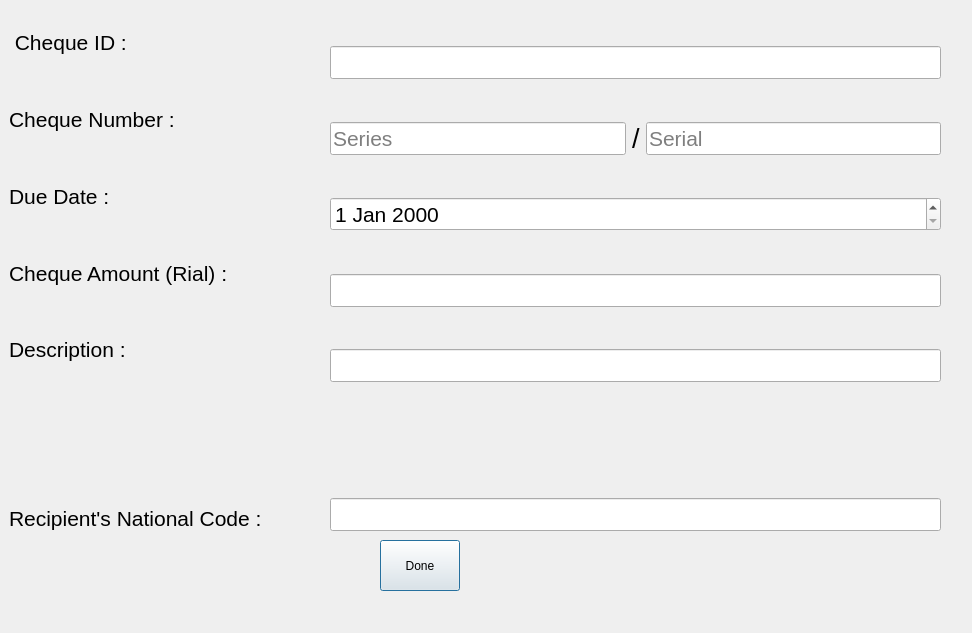
<?xml version="1.0" encoding="UTF-8"?>
<ui version="4.0">
 <class>Cheq</class>
 <widget class="QDialog" name="Cheq">
  <property name="geometry">
   <rect>
    <x>0</x>
    <y>0</y>
    <width>972</width>
    <height>633</height>
   </rect>
  </property>
  <property name="windowTitle">
   <string>Cheque</string>
  </property>
  <widget class="QWidget" name="verticalLayoutWidget">
   <property name="geometry">
    <rect>
     <x>330</x>
     <y>10</y>
     <width>611</width>
     <height>521</height>
    </rect>
   </property>
   <layout class="QVBoxLayout" name="verticalLayout">
    <item>
     <spacer name="verticalSpacer">
      <property name="orientation">
       <enum>Qt::Vertical</enum>
      </property>
      <property name="sizeHint" stdset="0">
       <size>
        <width>20</width>
        <height>40</height>
       </size>
      </property>
     </spacer>
    </item>
    <item>
     <widget class="QLineEdit" name="ChequeidLineEdit">
      <property name="font">
       <font>
        <pointsize>16</pointsize>
       </font>
      </property>
      <property name="inputMethodHints">
       <set>Qt::ImhDigitsOnly</set>
      </property>
     </widget>
    </item>
    <item>
     <spacer name="verticalSpacer_2">
      <property name="orientation">
       <enum>Qt::Vertical</enum>
      </property>
      <property name="sizeHint" stdset="0">
       <size>
        <width>20</width>
        <height>40</height>
       </size>
      </property>
     </spacer>
    </item>
    <item>
     <layout class="QHBoxLayout" name="horizontalLayout">
      <item>
       <widget class="QLineEdit" name="SeriesLineEdit">
        <property name="font">
         <font>
          <pointsize>16</pointsize>
         </font>
        </property>
        <property name="inputMethodHints">
         <set>Qt::ImhDigitsOnly</set>
        </property>
        <property name="placeholderText">
         <string>Series</string>
        </property>
       </widget>
      </item>
      <item>
       <widget class="QLabel" name="label">
        <property name="font">
         <font>
          <pointsize>20</pointsize>
         </font>
        </property>
        <property name="text">
         <string>/</string>
        </property>
       </widget>
      </item>
      <item>
       <widget class="QLineEdit" name="SerialLineEdit">
        <property name="font">
         <font>
          <pointsize>16</pointsize>
         </font>
        </property>
        <property name="inputMethodHints">
         <set>Qt::ImhDigitsOnly</set>
        </property>
        <property name="placeholderText">
         <string>Serial</string>
        </property>
       </widget>
      </item>
     </layout>
    </item>
    <item>
     <spacer name="verticalSpacer_3">
      <property name="orientation">
       <enum>Qt::Vertical</enum>
      </property>
      <property name="sizeHint" stdset="0">
       <size>
        <width>20</width>
        <height>40</height>
       </size>
      </property>
     </spacer>
    </item>
    <item>
     <widget class="QDateEdit" name="ChequeDueDate">
      <property name="font">
       <font>
        <pointsize>16</pointsize>
       </font>
      </property>
     </widget>
    </item>
    <item>
     <spacer name="verticalSpacer_4">
      <property name="orientation">
       <enum>Qt::Vertical</enum>
      </property>
      <property name="sizeHint" stdset="0">
       <size>
        <width>20</width>
        <height>40</height>
       </size>
      </property>
     </spacer>
    </item>
    <item>
     <widget class="QLineEdit" name="ChequeAmountLineEdit">
      <property name="font">
       <font>
        <pointsize>16</pointsize>
       </font>
      </property>
      <property name="inputMethodHints">
       <set>Qt::ImhDigitsOnly</set>
      </property>
     </widget>
    </item>
    <item>
     <spacer name="verticalSpacer_5">
      <property name="orientation">
       <enum>Qt::Vertical</enum>
      </property>
      <property name="sizeHint" stdset="0">
       <size>
        <width>20</width>
        <height>40</height>
       </size>
      </property>
     </spacer>
    </item>
    <item>
     <widget class="QLineEdit" name="ChequeDescriptionLineEdit">
      <property name="font">
       <font>
        <pointsize>16</pointsize>
       </font>
      </property>
     </widget>
    </item>
    <item>
     <spacer name="verticalSpacer_6">
      <property name="orientation">
       <enum>Qt::Vertical</enum>
      </property>
      <property name="sizeHint" stdset="0">
       <size>
        <width>20</width>
        <height>40</height>
       </size>
      </property>
     </spacer>
    </item>
    <item>
     <spacer name="verticalSpacer_8">
      <property name="orientation">
       <enum>Qt::Vertical</enum>
      </property>
      <property name="sizeHint" stdset="0">
       <size>
        <width>20</width>
        <height>40</height>
       </size>
      </property>
     </spacer>
    </item>
    <item>
     <spacer name="verticalSpacer_7">
      <property name="orientation">
       <enum>Qt::Vertical</enum>
      </property>
      <property name="sizeHint" stdset="0">
       <size>
        <width>20</width>
        <height>40</height>
       </size>
      </property>
     </spacer>
    </item>
    <item>
     <widget class="QLineEdit" name="lineEdit">
      <property name="font">
       <font>
        <pointsize>16</pointsize>
       </font>
      </property>
      <property name="inputMethodHints">
       <set>Qt::ImhDigitsOnly</set>
      </property>
     </widget>
    </item>
   </layout>
  </widget>
  <widget class="QLabel" name="label_2">
   <property name="geometry">
    <rect>
     <x>232</x>
     <y>9</y>
     <width>16</width>
     <height>28</height>
    </rect>
   </property>
   <property name="font">
    <font>
     <pointsize>16</pointsize>
    </font>
   </property>
   <property name="text">
    <string/>
   </property>
  </widget>
  <widget class="QWidget" name="verticalLayoutWidget_2">
   <property name="geometry">
    <rect>
     <x>9</x>
     <y>30</y>
     <width>320</width>
     <height>501</height>
    </rect>
   </property>
   <layout class="QVBoxLayout" name="verticalLayout_2">
    <item>
     <widget class="QLabel" name="label_3">
      <property name="font">
       <font>
        <pointsize>16</pointsize>
       </font>
      </property>
      <property name="text">
       <string> Cheque ID :</string>
      </property>
     </widget>
    </item>
    <item>
     <spacer name="verticalSpacer_10">
      <property name="orientation">
       <enum>Qt::Vertical</enum>
      </property>
      <property name="sizeHint" stdset="0">
       <size>
        <width>20</width>
        <height>40</height>
       </size>
      </property>
     </spacer>
    </item>
    <item>
     <widget class="QLabel" name="label_5">
      <property name="font">
       <font>
        <pointsize>16</pointsize>
       </font>
      </property>
      <property name="text">
       <string>Cheque Number :</string>
      </property>
     </widget>
    </item>
    <item>
     <spacer name="verticalSpacer_11">
      <property name="orientation">
       <enum>Qt::Vertical</enum>
      </property>
      <property name="sizeHint" stdset="0">
       <size>
        <width>20</width>
        <height>40</height>
       </size>
      </property>
     </spacer>
    </item>
    <item>
     <widget class="QLabel" name="label_4">
      <property name="font">
       <font>
        <pointsize>16</pointsize>
       </font>
      </property>
      <property name="text">
       <string>Due Date :</string>
      </property>
     </widget>
    </item>
    <item>
     <spacer name="verticalSpacer_12">
      <property name="orientation">
       <enum>Qt::Vertical</enum>
      </property>
      <property name="sizeHint" stdset="0">
       <size>
        <width>20</width>
        <height>40</height>
       </size>
      </property>
     </spacer>
    </item>
    <item>
     <widget class="QLabel" name="label_6">
      <property name="font">
       <font>
        <pointsize>16</pointsize>
       </font>
      </property>
      <property name="text">
       <string>Cheque Amount (Rial) :</string>
      </property>
     </widget>
    </item>
    <item>
     <spacer name="verticalSpacer_13">
      <property name="orientation">
       <enum>Qt::Vertical</enum>
      </property>
      <property name="sizeHint" stdset="0">
       <size>
        <width>20</width>
        <height>40</height>
       </size>
      </property>
     </spacer>
    </item>
    <item>
     <widget class="QLabel" name="label_7">
      <property name="font">
       <font>
        <pointsize>16</pointsize>
       </font>
      </property>
      <property name="text">
       <string>Description :</string>
      </property>
     </widget>
    </item>
    <item>
     <spacer name="verticalSpacer_9">
      <property name="orientation">
       <enum>Qt::Vertical</enum>
      </property>
      <property name="sizeHint" stdset="0">
       <size>
        <width>20</width>
        <height>40</height>
       </size>
      </property>
     </spacer>
    </item>
    <item>
     <spacer name="verticalSpacer_14">
      <property name="orientation">
       <enum>Qt::Vertical</enum>
      </property>
      <property name="sizeHint" stdset="0">
       <size>
        <width>20</width>
        <height>40</height>
       </size>
      </property>
     </spacer>
    </item>
    <item>
     <spacer name="verticalSpacer_15">
      <property name="orientation">
       <enum>Qt::Vertical</enum>
      </property>
      <property name="sizeHint" stdset="0">
       <size>
        <width>20</width>
        <height>40</height>
       </size>
      </property>
     </spacer>
    </item>
    <item>
     <widget class="QLabel" name="label_8">
      <property name="font">
       <font>
        <pointsize>16</pointsize>
       </font>
      </property>
      <property name="text">
       <string>Recipient's National Code :</string>
      </property>
     </widget>
    </item>
   </layout>
  </widget>
  <widget class="QPushButton" name="pushButton">
   <property name="geometry">
    <rect>
     <x>380</x>
     <y>540</y>
     <width>80</width>
     <height>51</height>
    </rect>
   </property>
   <property name="text">
    <string>Done</string>
   </property>
  </widget>
 </widget>
 <resources/>
 <connections/>
</ui>
